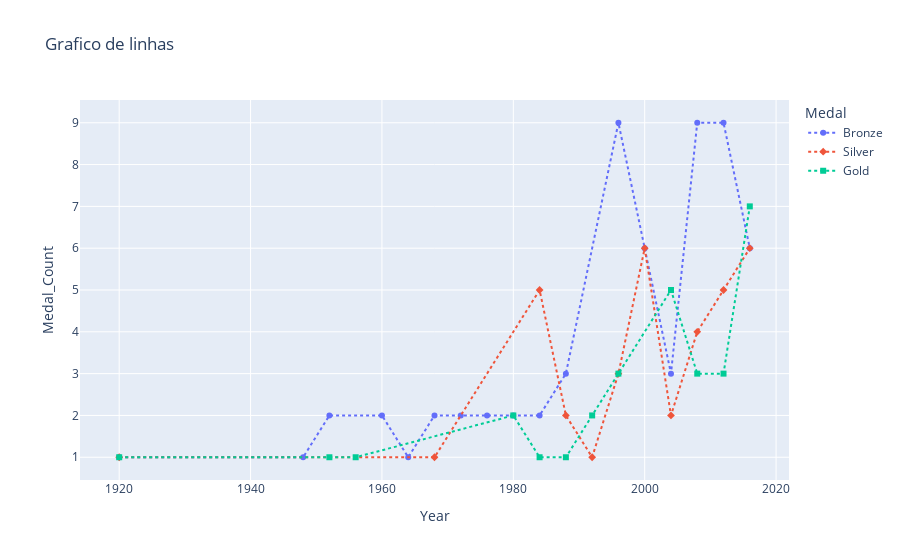

The cell this chart's notebook holds for it:
### Markdown cell above
Para finalizar a história do Brasil, vamos ver a série temporal de medalhas brasileiras. Crie um gráfico de linhas contendo 3 linhas: ouro, prata e bronze. Coloque no eixo X a edição da olimpíada (em ordem cronológica) e no eixo Y o total de medalhas de cada tipo.

### Code cell
# Obtendo uma copia de um DF de um ex anterior e resetando seus index.
df_medalhas_ano = df_medalhas_esporte.copy().reset_index(drop=True)

# Agrupando por ano e tipo de medalha, somando para se obter a quantidade de medalhas por tipo. 
df_medalhas_ano = pd.DataFrame(df_medalhas_ano.groupby(['Year', 'Medal']).sum()).reset_index()

fig = px.line(df_medalhas_ano,
              x='Year',
              y='Medal_Count',
              title='Grafico de linhas',
              color='Medal',
              symbol='Medal',
              category_orders={"Medal": ["Bronze", "Silver", "Gold"]})

fig.update_traces(line_dash='dot')
fig

### Figure 1 — Plotly figure (JSON) as saved in the notebook; plotly's stock layout.template omitted (floating-point values rounded to 4 significant figures)
{"data": [{"hovertemplate": "Medal=Bronze<br>Year=%{x}<br>Medal_Count=%{y}<extra></extra>", "legendgroup": "Bronze", "line": {"color": "#636efa", "dash": "dot"}, "marker": {"symbol": "circle"}, "mode": "markers+lines", "name": "Bronze", "orientation": "v", "showlegend": true, "type": "scatter", "x": [1920, 1948, 1952, 1960, 1964, 1968, 1972, 1976, 1980, 1984, 1988, 1996, 2000, 2004, 2008, 2012, 2016], "xaxis": "x", "y": [1, 1, 2, 2, 1, 2, 2, 2, 2, 2, 3, 9, 6, 3, 9, 9, 6], "yaxis": "y"}, {"hovertemplate": "Medal=Silver<br>Year=%{x}<br>Medal_Count=%{y}<extra></extra>", "legendgroup": "Silver", "line": {"color": "#EF553B", "dash": "dot"}, "marker": {"symbol": "diamond"}, "mode": "markers+lines", "name": "Silver", "orientation": "v", "showlegend": true, "type": "scatter", "x": [1920, 1968, 1984, 1988, 1992, 1996, 2000, 2004, 2008, 2012, 2016], "xaxis": "x", "y": [1, 1, 5, 2, 1, 3, 6, 2, 4, 5, 6], "yaxis": "y"}, {"hovertemplate": "Medal=Gold<br>Year=%{x}<br>Medal_Count=%{y}<extra></extra>", "legendgroup": "Gold", "line": {"color": "#00cc96", "dash": "dot"}, "marker": {"symbol": "square"}, "mode": "markers+lines", "name": "Gold", "orientation": "v", "showlegend": true, "type": "scatter", "x": [1920, 1952, 1956, 1980, 1984, 1988, 1992, 1996, 2004, 2008, 2012, 2016], "xaxis": "x", "y": [1, 1, 1, 2, 1, 1, 2, 3, 5, 3, 3, 7], "yaxis": "y"}], "layout": {"legend": {"title": {"text": "Medal"}, "tracegroupgap": 0}, "title": {"text": "Grafico de linhas"}, "xaxis": {"anchor": "y", "domain": [0, 1], "title": {"text": "Year"}}, "yaxis": {"anchor": "x", "domain": [0, 1], "title": {"text": "Medal_Count"}}}}
